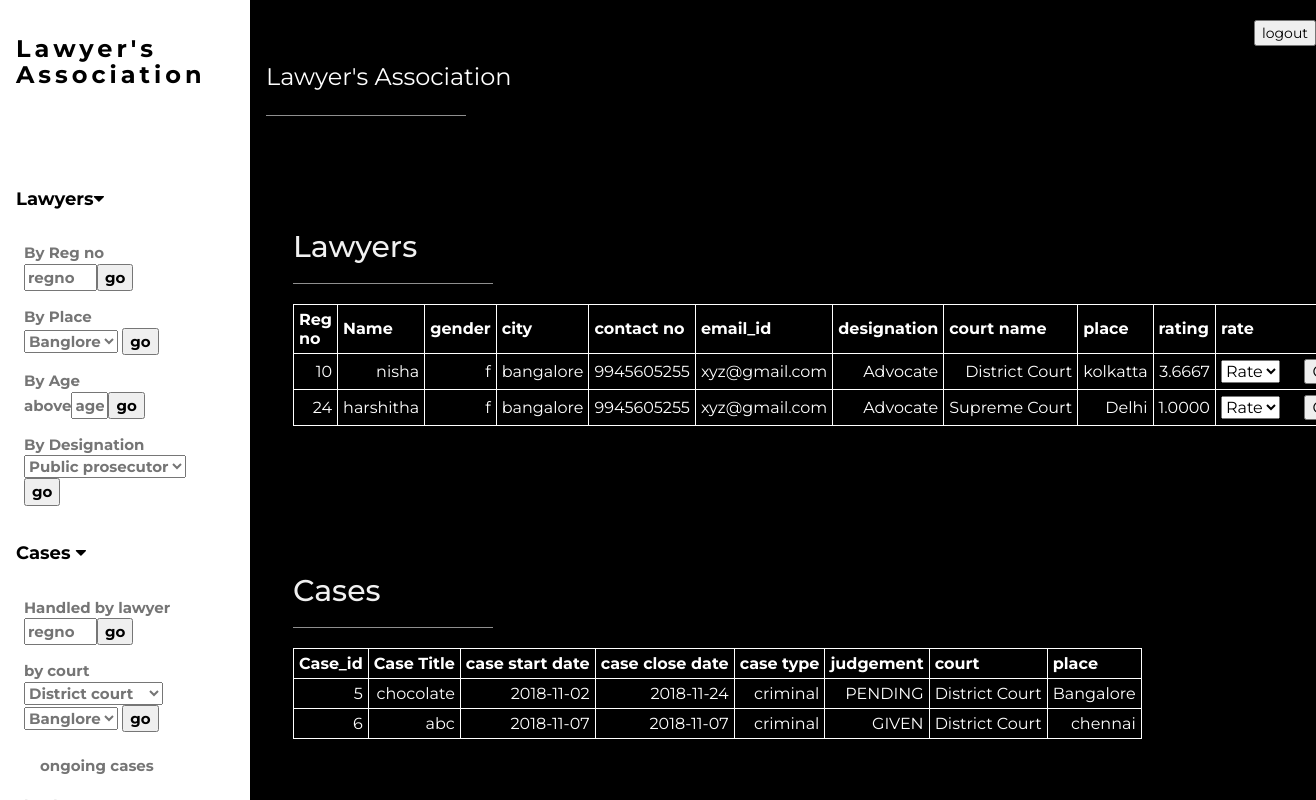
The app's page /guest.php with its own data.
### tables this page shows
CREATE TABLE IF NOT EXISTS `lawyers` (
  `regno` smallint(6) NOT NULL AUTO_INCREMENT,
  `name` varchar(50) NOT NULL,
  `gender` char(1) NOT NULL,
  `dob` date NOT NULL,
  `doorno` varchar(20) DEFAULT NULL,
  `street` varchar(50) DEFAULT NULL,
  `locality` varchar(50) DEFAULT NULL,
  `city` varchar(30) DEFAULT NULL,
  `state` varchar(30) DEFAULT NULL,
  `pincode` varchar(7) DEFAULT NULL,
  `contact_no` varchar(10) DEFAULT NULL,
  `email_id` varchar(50) DEFAULT NULL,
  `pcttype` varchar(30) NOT NULL,
  PRIMARY KEY (`regno`)
);

CREATE TABLE IF NOT EXISTS `designation` (
  `regno` smallint(6) NOT NULL,
  `designation` varchar(30) DEFAULT NULL,
  `court_abv` varchar(2) DEFAULT NULL,
  `place_id` int(11) DEFAULT NULL,
  `since` int(11) DEFAULT NULL,
  PRIMARY KEY (`regno`),
  KEY `court_abv` (`court_abv`),
  KEY `place_id` (`place_id`)
);

CREATE TABLE IF NOT EXISTS `court` (
  `court_abv` varchar(2) NOT NULL,
  `court_name` varchar(30) DEFAULT NULL,
  PRIMARY KEY (`court_abv`)
);

CREATE TABLE IF NOT EXISTS `place` (
  `place_id` int(11) NOT NULL,
  `place_name` varchar(30) DEFAULT NULL,
  PRIMARY KEY (`place_id`)
);

CREATE TABLE IF NOT EXISTS `cases` (
  `case_id` int(11) NOT NULL AUTO_INCREMENT,
  `case_title` varchar(50) NOT NULL,
  `cs_date` date NOT NULL,
  `cc_date` date NOT NULL,
  `c_type` varchar(20) DEFAULT NULL,
  `judgement` varchar(20) NOT NULL,
  `court_abv` varchar(2) DEFAULT NULL,
  `place_id` int(11) DEFAULT NULL,
  PRIMARY KEY (`case_id`),
  KEY `court_abv` (`court_abv`),
  KEY `place_id` (`place_id`)
);

### guest.php (the view, shortened to what this page needs)
<html>
<link rel="stylesheet" href="style.css">
<link rel="stylesheet" href="style2.css">
<link href="https://maxcdn.bootstrapcdn.com/font-awesome/4.6.3/css/font-awesome.min.css" rel="stylesheet" >
<link rel="stylesheet" href="https://maxcdn.bootstrapcdn.com/bootstrap/3.3.6/css/bootstrap.min.css">
<link rel="stylesheet" href="https://cdnjs.cloudflare.com/ajax/libs/font-awesome/4.7.0/css/font-awesome.min.css">
<body class="w3-black">
<nav class="w3-sidebar w3-bar-block w3-white w3-collapse w3-top" style="z-index:3;width:250px" id="mySidebar">
  <div class="w3-container w3-display-container w3-padding-16">
    <h3 class="w3-wide"><b>Lawyer's Association</b></h3>
  </div>
  <div class="w3-padding-64 w3-large w3-text-grey" style="font-weight:bold">
     <a href="#lawyers" onclick="myAccFunc()" href="javascript:void(0)" class="w3-button w3-block w3-white w3-left-align" id="myBtn"> Lawyers<i class="fa fa-caret-down"></i></a>
	 <div id="demoAcc" class="w3-bar-block w3-hide w3-padding-large w3-medium">
    <p><form method='POST' action='l.php'>By Reg no<br><input style='color:black;' type='text' size='6' name='regno' placeholder='regno'><input style='color:black;' type='submit' value='go'></form></p>
    <p><form method='POST' action='p.php'>By Place<br>
		<select name="placeid">
					<option value="1">Banglore</option>
				</select>
				<input style='color:black;' type='submit' value='go'></form></p>
	<p><form method='POST' action='a.php'>By Age<br>above<input style='color:black;' type='text' size='2' name='age' placeholder='age'><input style='color:black;' type='submit' value='go'></form></p>
	<p><form method='POST' action='d.php'>By Designation<br>
	<select name="designation">
					<option value="public prosecutor">Public prosecutor</option>
				</select>
				<input style='color:black;' type='submit' value='go'></form></p>
	</div>
    <a href="#cases" onclick="myAccFunc1()" href="javascript:void(0)" class="w3-button w3-block w3-white w3-left-align" id="myBtn1">Cases <i class="fa fa-caret-down"></i></a>
    <div id="demoAcc1" class="w3-bar-block w3-hide w3-padding-large w3-medium">
    <p><form method='POST' action='c.php'>Handled by lawyer<br><input style='color:black;' type='text' size='6' name='regno' placeholder='regno'><input style='color:black;' type='submit' value='go'></form></p>
      <p><form method='POST' action='court.php'>by court<br><select name="court_abv">
					<option value="dc">District court</option>
				</select>
				<select name="placeid">
					<option value="1">Banglore</option>
				</select>
				<input style='color:black;' type='submit' value='go'></form></p>
      <a href="ongoing.php" class="w3-bar-item w3-button">ongoing cases</a>
        <p><form method='POST' action='date.php'>by date<br><input style='color:black;' type='date' name='date' placeholder='start date'><input style='color:black;' type='submit' value='go'></form></
    </div>
  </div>
</nav>
<div class="w3-main" style="margin-left:250px">
  <form method="POST" action="lout.php">
	<P align="right"><input style="color:black;" type="submit" name="Log Out" value="logout"></p>
	</form>
  <header class="w3-container w3-xlarge">
    <p class="w3-left">Lawyer's Association</p>
	<p><br></p>
	<hr style="width:200px" class="w3-opacity">
  </header>
   <div class="w3-content w3-justify w3-text-grey w3-padding-64" id="lawyers">
     <h2 class="w3-text-light-grey">Lawyers</h2>
    <hr style="width:200px" class="w3-opacity">
   <?php
include('config.php');
	$query="select l.regno,l.name,l.gender,l.city,l.contact_no,l.email_id,d.designation,c.court_name,p.place_name,r.rating
			from lawyers l,court c,place p,qualification q,designation d,final_rating r
			where d.court_abv=c.court_abv
			and r.regno=l.regno
			and q.regno=l.regno
			and l.regno=d.regno
			and p.place_id=d.place_id";
			$result=$db->query($query);
	$rows=$result->num_rows;
	echo "<div>";
	echo"<table><tr><th>Reg no</th><th> Name</th><th>gender</th><th>city</th><th>contact no</th><th>email_id</th><th>designation</th><th>court name</th><th>place</th><th>rating</th><th>rate</th></tr>";
	for ($j = 0 ;$j < $rows ; ++$j)
	{
		$result->data_seek($j);
		$row=$result->fetch_array(MYSQLI_NUM);
		echo "<tr align='right'>";
		for ($k = 0; $k < 10; ++$k)
		{
			if($k == 0)
			{
				$regno=$row[$k];
			}
			echo"<td nowrap>$row[$k]</td>";
		}
		echo "<form method='POST' action='rate.php'>";
		echo " <td nowrap style='color:black;'>	<select name='rate'>
					<option value='$regno'>Rate </option>
				</select>
				&emsp; <input  style='color:black;' type='submit' name='submit' value='Go'></td>";
		echo "</form>";
		echo "</tr>";
	}
	echo "</table>";
	echo "</div>";
?>
    </div>
	 <div class="w3-content w3-justify w3-text-grey w3-padding-64" id="cases">
    <h2 class="w3-text-light-grey">Cases</h2>
    <hr style="width:200px" class="w3-opacity">
	<?php
	$query = "select c.case_id,c.case_title,c.cs_date,c.cc_date,c.c_type,c.judgement,co.court_name,p.place_name
				from cases c,place p,court co,clawyer cl
				where c.place_id=p.place_id
				and cl.case_id=c.case_id
				and co.court_abv=c.court_abv";
	$result = $db->query($query);
	$rows=$result->num_rows;
	echo "<div class='tablehor'>";
	echo"<table><tr><th>Case_id</th><th>Case Title</th><th>case start date</th><th>case close date</th><th>case type</th><th>judgement</th><th>court</th><th>place</th></tr>";
	for ($j = 0 ;$j < $rows ; ++$j)
	{
		$result->data_seek($j);
		$row=$result->fetch_array(MYSQLI_NUM);
		echo "<tr align='right'>";
		for ($k = 0; $k < 8; ++$k)
		{
			echo "<td>$row[$k]</td>";
		}
		echo "</tr>";
	}
	echo "</table>";
	echo "</div>";
?>
    </div>
</div>
</body>
</html>

### style.css (style rules this page uses)
html { box-sizing:border-box }
*,*:before,*:after { box-sizing:inherit }
html { -ms-text-size-adjust:100%;-webkit-text-size-adjust:100% }
body { margin:0 }
article,aside,details,figcaption,figure,footer,header,main,menu,nav,section,summary { display:block }
a { background-color:transparent;-webkit-text-decoration-skip:objects }
hr { box-sizing:content-box;height:0;overflow:visible }
button,input,select,textarea { font:inherit;margin:0 }
button,input { overflow:visible }
button,select { text-transform:none }
button,html [type=button],[type=reset],[type=submit] { -webkit-appearance:button }
html,body { font-family:Verdana,sans-serif;font-size:15px;line-height:1.5 }
html { overflow-x:hidden }
h2 { font-size:30px }
h3 { font-size:24px }
h1,h2,h3,h4,h5,h6 { font-family:"Segoe UI",Arial,sans-serif;font-weight:400;margin:10px 0 }
.w3-wide { letter-spacing:4px }
hr { border:0;border-top:1px solid #eee;margin:20px 0 }
a { color:inherit }
.w3-btn,.w3-button { border:none;display:inline-block;padding:8px 16px;vertical-align:middle;overflow:hidden;text-decoration:none;color:inherit;background-color:inherit;text-align:center;cursor:pointer;white-space:nowrap }
.w3-btn,.w3-button { -webkit-touch-callout:none;-webkit-user-select:none;-khtml-user-select:none;-moz-user-select:none;-ms-user-select:none;user-select:none }
.w3-tooltip,.w3-display-container { position:relative }
.w3-sidebar { height:100%;width:200px;background-color:#fff;position:fixed!important;z-index:1;overflow:auto }
.w3-main,#main { transition:margin-left .4s }
.w3-bar-block .w3-bar-item { width:100%;display:block;padding:8px 16px;text-align:left;border:none;white-space:normal;float:none;outline:0 }
.w3-block { display:block;width:100% }
.w3-container:after,.w3-container:before,.w3-panel:after,.w3-panel:before,.w3-row:after,.w3-row:before,.w3-row-padding:after,.w3-row-padding:before, .w3-cell-row:before,.w3-cell-row:after,.w3-clear:after,.w3-clear:before,.w3-bar:before,.w3-bar:after { content:"";display:table;clear:both }
.w3-content,.w3-auto { margin-left:auto;margin-right:auto }
.w3-content { max-width:980px }
.w3-hide { display:none!important }
.w3-show-block,.w3-show { display:block!important }
@media (min-width:993px) { .w3-sidebar.w3-collapse { display:block!important } }
.w3-top,.w3-bottom { position:fixed;width:100%;z-index:1 }
.w3-top { top:0 }
.w3-container,.w3-panel { padding:0.01em 16px }
.w3-opacity,.w3-hover-opacity:hover { opacity:0.60 }
.w3-medium { font-size:15px!important }
.w3-large { font-size:18px!important }
.w3-xlarge { font-size:24px!important }
.w3-left-align { text-align:left!important }
.w3-justify { text-align:justify!important }
.w3-padding-large { padding:12px 24px!important }
.w3-padding-16 { padding-top:16px!important;padding-bottom:16px!important }
.w3-padding-64 { padding-top:64px!important;padding-bottom:64px!important }
.w3-left { float:left!important }
.w3-white,.w3-hover-white:hover { color:#000!important;background-color:#fff!important }
.w3-black,.w3-hover-black:hover { color:#fff!important;background-color:#000!important }
.w3-text-grey,.w3-hover-text-grey:hover,.w3-text-gray,.w3-hover-text-gray:hover { color:#757575!important }
.w3-text-light-grey,.w3-hover-text-light-grey:hover,.w3-text-light-gray,.w3-hover-text-light-gray:hover { color:#f1f1f1!important }

### guest.php (style rules this page uses)
body, h1,h2,h3,h4,h5,h6 { font-family: "Montserrat", sans-serif }
.w3-sidebar { width: 120px;background: #222; }
table, th, td { border: 1px solid white; border-collapse: collapse; }
th, td { padding: 5px; }
.tablehor { overflow-x: auto; }

### records on screen
lawyers: regno "10", name "nisha", gender "f", city "bangalore", contact_no "9945605255", email "xyz@gmail.com", designation.designation "Advocate", court.court_name "District Court", place.place_name "kolkatta", k "3.6667"
lawyers: regno "24", name "harshitha", gender "f", city "bangalore", contact_no "9945605255", email "xyz@gmail.com", designation.designation "Advocate", court.court_name "Supreme Court", place.place_name "Delhi", k "1.0000"
cases: case_id "5", case_title "chocolate", cs_date "2018-11-02", cc_date "2018-11-24", c_type "criminal", judgement "PENDING"
court: court_name "District Court"
place: place_name "Bangalore"
cases: case_id "6", case_title "abc", cs_date "2018-11-07", cc_date "2018-11-07", c_type "criminal", judgement "GIVEN"
place: place_name "chennai"
